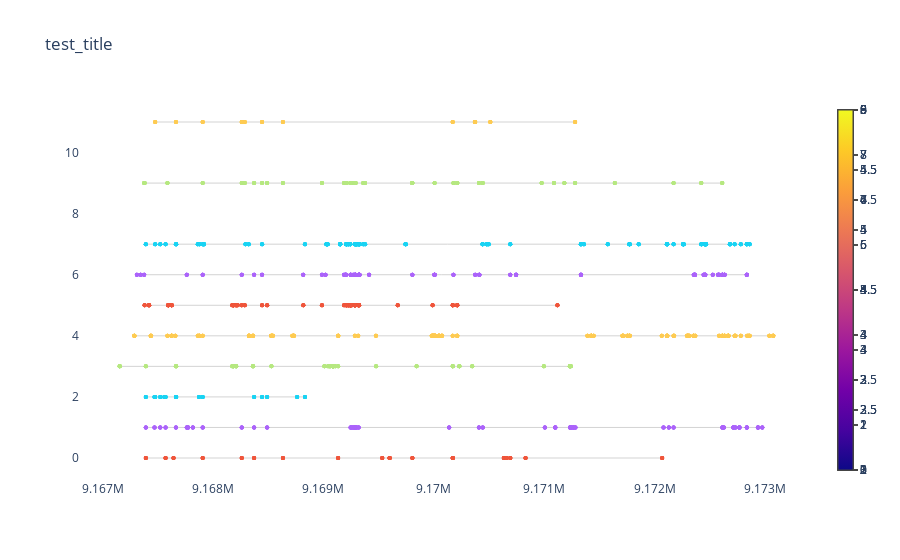

Notebook source saved alongside this figure:
### Code cell
fig = plotly.graph_objects.Figure()
for y_idx, read_df in test_df.groupby('read_name'):
    # Draw a grey line to act as the background of the read (wrong because don't have actual start and end coords yet, just pos of first and last mod)
    fig.add_trace(
        plotly.graph_objects.Scatter(
            x=[read_df.pos.min(), read_df.pos.max()],
            y=[y_idx, y_idx],
            mode="lines",
            line=dict(width=1, color="lightgrey"),
            showlegend=False,
        )
    )
    # Draw a dot for each mod (although every mod is currently colored the same...)
    fig.add_trace(
        plotly.graph_objects.Scatter(
            x=read_df["pos"],
            y=[y_idx] * len(read_df["pos"]),
            mode="markers",
            showlegend=False,
            # text=round(read_table["prob"] / 255, 2),
            hoverinfo="text",
            marker=dict(
                size=DEFAULT_DOTSIZE,
                # color=read_table["prob"],
                # colorscale="Reds",
                colorbar=dict(
                    # title=mod + " probability",
                    titleside="right",
                    tickmode="array",
                    # tickvals=[min_overall, max_overall],
                    # ticktext=[
                        # str(round(min_overall / 255, 2)),
                        # str(round(max_overall / 255, 2)),
                    # ],
                    ticks="outside",
                    thickness=15,
                    # x=offset + 1,
                ),
            ),
        )
    )
fig.update_layout(
    barmode="overlay",
    title="test_title",
    hovermode="closest",
    plot_bgcolor="rgba(0,0,0,0)",
)
fig.show()

### Figure 1 — Plotly figure (JSON) as saved in the notebook; plotly's stock layout.template omitted (floating-point values rounded to 4 significant figures; data arrays with more than 128 entries replaced by an {"elided": "..."} marker saying what was removed)
{"data": [{"line": {"color": "lightgrey", "width": 1}, "mode": "lines", "showlegend": false, "type": "scatter", "x": [9167391, 9172069], "y": [0, 0]}, {"hoverinfo": "text", "marker": {"colorbar": {"thickness": 15, "tickmode": "array", "ticks": "outside", "title": {"side": "right"}}, "size": 4}, "mode": "markers", "showlegend": false, "type": "scatter", "x": {"elided": "132 int values"}, "y": {"elided": "132 int values"}}, {"line": {"color": "lightgrey", "width": 1}, "mode": "lines", "showlegend": false, "type": "scatter", "x": [9167391, 9172976], "y": [1, 1]}, {"hoverinfo": "text", "marker": {"colorbar": {"thickness": 15, "tickmode": "array", "ticks": "outside", "title": {"side": "right"}}, "size": 4}, "mode": "markers", "showlegend": false, "type": "scatter", "x": {"elided": "288 int values"}, "y": {"elided": "288 int values"}}, {"line": {"color": "lightgrey", "width": 1}, "mode": "lines", "showlegend": false, "type": "scatter", "x": [9167391, 9168833], "y": [2, 2]}, {"hoverinfo": "text", "marker": {"colorbar": {"thickness": 15, "tickmode": "array", "ticks": "outside", "title": {"side": "right"}}, "size": 4}, "mode": "markers", "showlegend": false, "type": "scatter", "x": [9167391, 9167470, 9167476, 9167522, 9167559, 9167570, 9167664, 9167666, 9167873, 9167906, 9168372, 9168444, 9168490, 9168762, 9168833, 9167391, 9167470, 9167476, 9167522, 9167559, 9167570, 9167664, 9167666, 9167873, 9167906, 9168372, 9168444, 9168490, 9168762, 9168833, 9167391, 9167470, 9167476, 9167522, 9167559, 9167570, 9167664, 9167666, 9167873, 9167906, 9168372, 9168444, 9168490, 9168762, 9168833, 9167391, 9167470, 9167476, 9167522, 9167559, 9167570, 9167664, 9167666, 9167873, 9167906, 9168372, 9168444, 9168490, 9168762, 9168833, 9167391, 9167470, 9167476, 9167522, 9167559, 9167570, 9167664, 9167666, 9167873, 9167906, 9168372, 9168444, 9168490, 9168762, 9168833, 9167391, 9167470, 9167476, 9167522, 9167559, 9167570, 9167664, 9167666, 9167873, 9167906, 9168372, 9168444, 9168490, 9168762, 9168833], "y": [2, 2, 2, 2, 2, 2, 2, 2, 2, 2, 2, 2, 2, 2, 2, 2, 2, 2, 2, 2, 2, 2, 2, 2, 2, 2, 2, 2, 2, 2, 2, 2, 2, 2, 2, 2, 2, 2, 2, 2, 2, 2, 2, 2, 2, 2, 2, 2, 2, 2, 2, 2, 2, 2, 2, 2, 2, 2, 2, 2, 2, 2, 2, 2, 2, 2, 2, 2, 2, 2, 2, 2, 2, 2, 2, 2, 2, 2, 2, 2, 2, 2, 2, 2, 2, 2, 2, 2, 2, 2]}, {"line": {"color": "lightgrey", "width": 1}, "mode": "lines", "showlegend": false, "type": "scatter", "x": [9167154, 9171242], "y": [3, 3]}, {"hoverinfo": "text", "marker": {"colorbar": {"thickness": 15, "tickmode": "array", "ticks": "outside", "title": {"side": "right"}}, "size": 4}, "mode": "markers", "showlegend": false, "type": "scatter", "x": {"elided": "216 int values"}, "y": {"elided": "216 int values"}}, {"line": {"color": "lightgrey", "width": 1}, "mode": "lines", "showlegend": false, "type": "scatter", "x": [9167287, 9173076], "y": [4, 4]}, {"hoverinfo": "text", "marker": {"colorbar": {"thickness": 15, "tickmode": "array", "ticks": "outside", "title": {"side": "right"}}, "size": 4}, "mode": "markers", "showlegend": false, "type": "scatter", "x": {"elided": "564 int values"}, "y": {"elided": "564 int values"}}, {"line": {"color": "lightgrey", "width": 1}, "mode": "lines", "showlegend": false, "type": "scatter", "x": [9167380, 9171120], "y": [5, 5]}, {"hoverinfo": "text", "marker": {"colorbar": {"thickness": 15, "tickmode": "array", "ticks": "outside", "title": {"side": "right"}}, "size": 4}, "mode": "markers", "showlegend": false, "type": "scatter", "x": {"elided": "294 int values"}, "y": {"elided": "294 int values"}}, {"line": {"color": "lightgrey", "width": 1}, "mode": "lines", "showlegend": false, "type": "scatter", "x": [9167310, 9172836], "y": [6, 6]}, {"hoverinfo": "text", "marker": {"colorbar": {"thickness": 15, "tickmode": "array", "ticks": "outside", "title": {"side": "right"}}, "size": 4}, "mode": "markers", "showlegend": false, "type": "scatter", "x": {"elided": "360 int values"}, "y": {"elided": "360 int values"}}, {"line": {"color": "lightgrey", "width": 1}, "mode": "lines", "showlegend": false, "type": "scatter", "x": [9167391, 9172861], "y": [7, 7]}, {"hoverinfo": "text", "marker": {"colorbar": {"thickness": 15, "tickmode": "array", "ticks": "outside", "title": {"side": "right"}}, "size": 4}, "mode": "markers", "showlegend": false, "type": "scatter", "x": {"elided": "504 int values"}, "y": {"elided": "504 int values"}}, {"line": {"color": "lightgrey", "width": 1}, "mode": "lines", "showlegend": false, "type": "scatter", "x": [9167376, 9172613], "y": [9, 9]}, {"hoverinfo": "text", "marker": {"colorbar": {"thickness": 15, "tickmode": "array", "ticks": "outside", "title": {"side": "right"}}, "size": 4}, "mode": "markers", "showlegend": false, "type": "scatter", "x": {"elided": "264 int values"}, "y": {"elided": "264 int values"}}, {"line": {"color": "lightgrey", "width": 1}, "mode": "lines", "showlegend": false, "type": "scatter", "x": [9167476, 9171280], "y": [11, 11]}, {"hoverinfo": "text", "marker": {"colorbar": {"thickness": 15, "tickmode": "array", "ticks": "outside", "title": {"side": "right"}}, "size": 4}, "mode": "markers", "showlegend": false, "type": "scatter", "x": [9170171, 9170372, 9170373, 9170375, 9170512, 9167476, 9167664, 9167906, 9168260, 9168287, 9168444, 9168633, 9171280, 9170171, 9170372, 9170373, 9170375, 9170512, 9167476, 9167664, 9167906, 9168260, 9168287, 9168444, 9168633, 9171280, 9170171, 9170372, 9170373, 9170375, 9170512, 9167476, 9167664, 9167906, 9168260, 9168287, 9168444, 9168633, 9171280, 9170171, 9170372, 9170373, 9170375, 9170512, 9167476, 9167664, 9167906, 9168260, 9168287, 9168444, 9168633, 9171280, 9170171, 9170372, 9170373, 9170375, 9170512, 9167476, 9167664, 9167906, 9168260, 9168287, 9168444, 9168633, 9171280, 9170171, 9170372, 9170373, 9170375, 9170512, 9167476, 9167664, 9167906, 9168260, 9168287, 9168444, 9168633, 9171280], "y": [11, 11, 11, 11, 11, 11, 11, 11, 11, 11, 11, 11, 11, 11, 11, 11, 11, 11, 11, 11, 11, 11, 11, 11, 11, 11, 11, 11, 11, 11, 11, 11, 11, 11, 11, 11, 11, 11, 11, 11, 11, 11, 11, 11, 11, 11, 11, 11, 11, 11, 11, 11, 11, 11, 11, 11, 11, 11, 11, 11, 11, 11, 11, 11, 11, 11, 11, 11, 11, 11, 11, 11, 11, 11, 11, 11, 11, 11]}], "layout": {"barmode": "overlay", "hovermode": "closest", "plot_bgcolor": "rgba(0,0,0,0)", "title": {"text": "test_title"}}}
